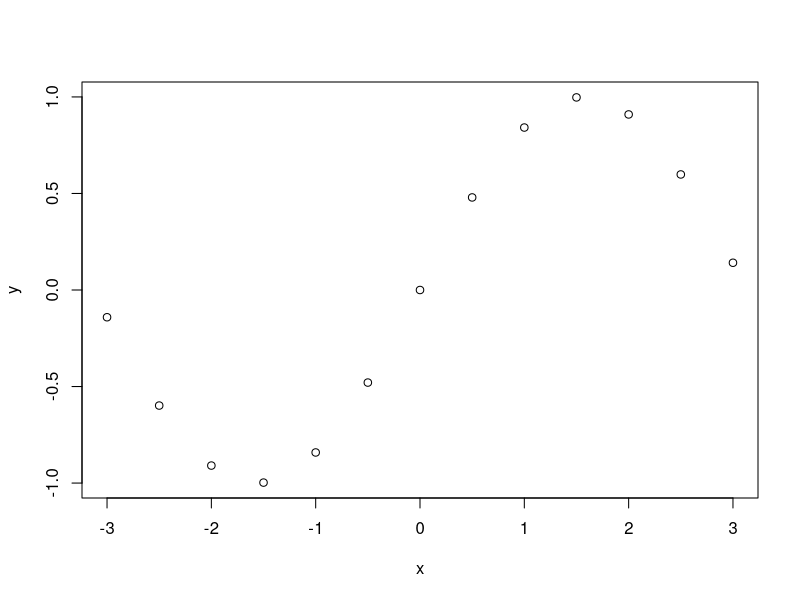
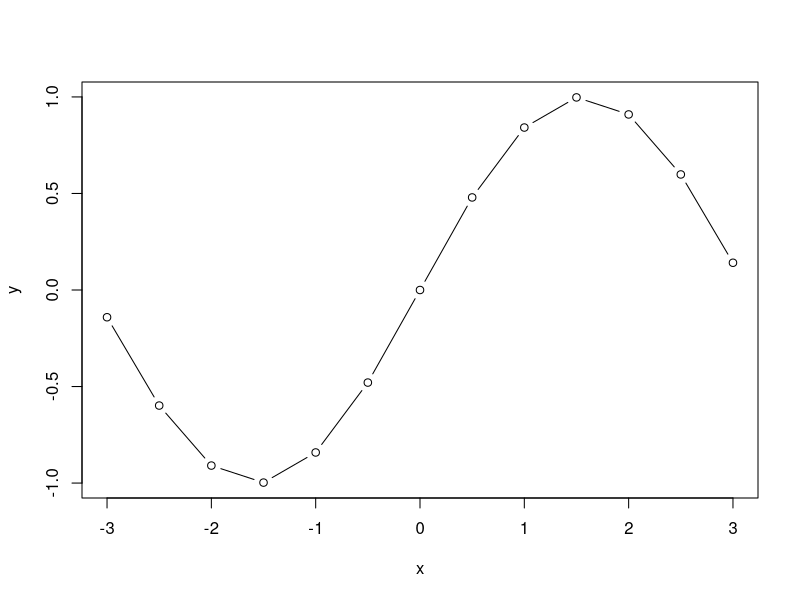
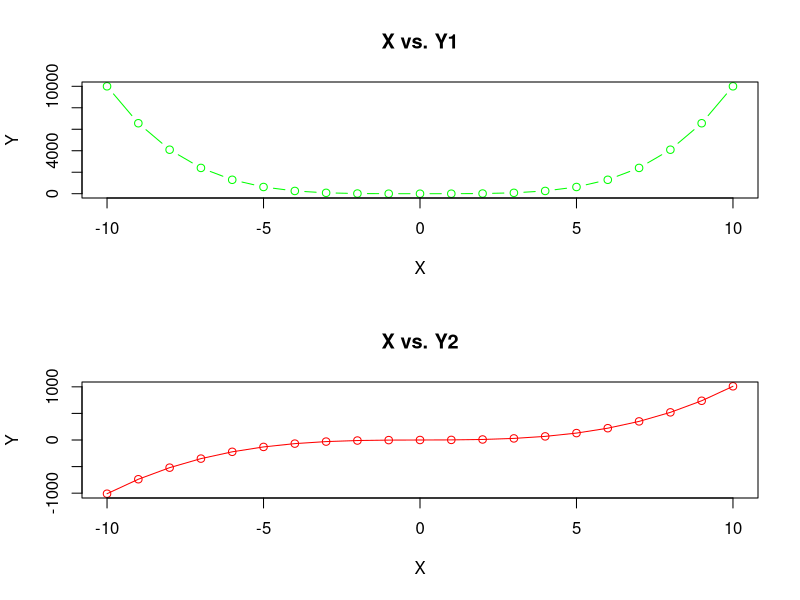
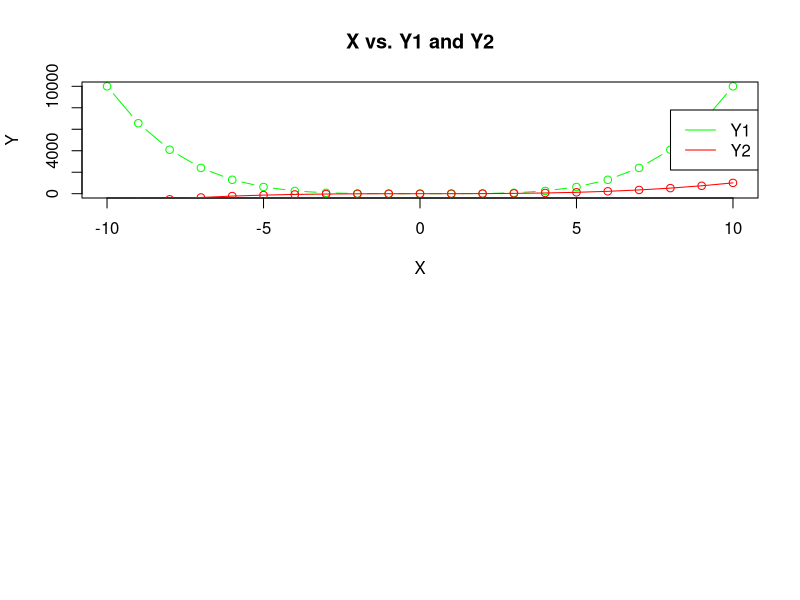

These figures' R source, in order:
#Lab 1 
# Exercise 1: 
aa <- 1 
bb <- 3
cc <- 4 

aa <- bb/cc 
cc <- aa 
bb <- cc+aa 
bb

# Exercise 1's bb value should be 1.5 
#Exercise 2 ----
vector1 <-c(1,2,3,4) 
vector2 <- c(5,6,7) 
vector1 - vector2 

#exercise 2 answer: the output is element by element 
#subtraction, but the additional element of vector 2 
#returns a -1 (negative number) to signify invalid element subtraction

#Exercise 3 ----
vec1 <- c(seq(0, 100, by = 4))

#Exercise 4 ----
sum(vec1)

#Exercise 5 ----
length(vec1)

#Exercise 6 ----
vec2 <- rep("happy", 15)

#Exercise 7
sub1 <- rep("5", 100) 
sub2 <- rep("6", 34)
vec3 <- c(sub1, sub2)
vec3

#Exercise 8 
x <- seq(from = -3, to = 3, by = 0.5)
y <- sin(x) 
plot (x,y)

#Exercise 9 
plot(x,y,type = "b")
# plot different figures on a grid
# par(mfrow = c(num_rows, num_cols))

#Exercise 10
par(mfrow = c(2,1))
x <- seq(from = -10, to = 10, by = 1)
y1 <- x^4 
y2 <- x^3 + x
plot(x, y1, type = "b", col = "green", xlab = "X", ylab = "Y", main = "X vs. Y1") 
plot(x, y2, type = "o", col = "red", xlab = "X", ylab = "Y", main = "X vs. Y2")

#where two plots are together
plot(x, y1, type = "b", col = "green", xlab = "X", ylab = "Y", main = "X vs. Y1 and Y2") 
lines(x, y2, type = "o", col = "red")
legend(x = "right", legend = c("Y1","Y2"), # add a legend to distinguish
      col = c("green", "red"), lty = 1)

